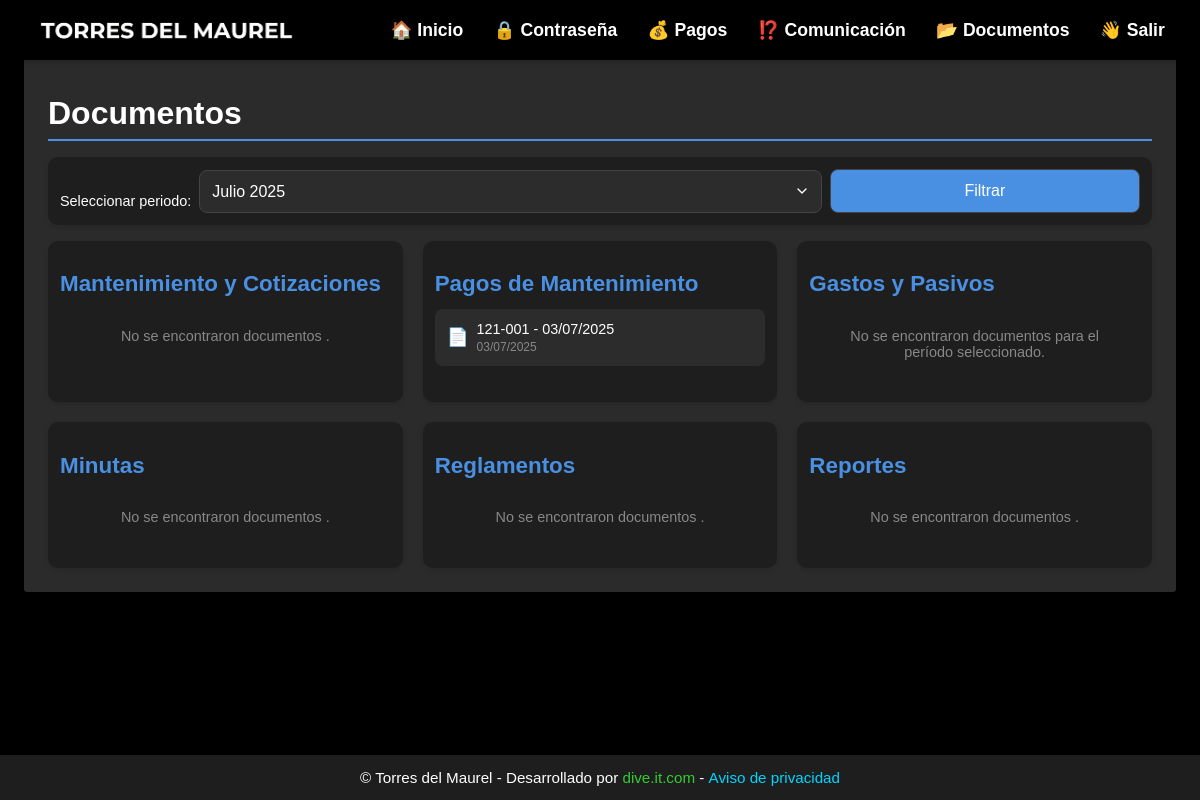
The page /documentos/ (signed in) on the database as committed earlier.
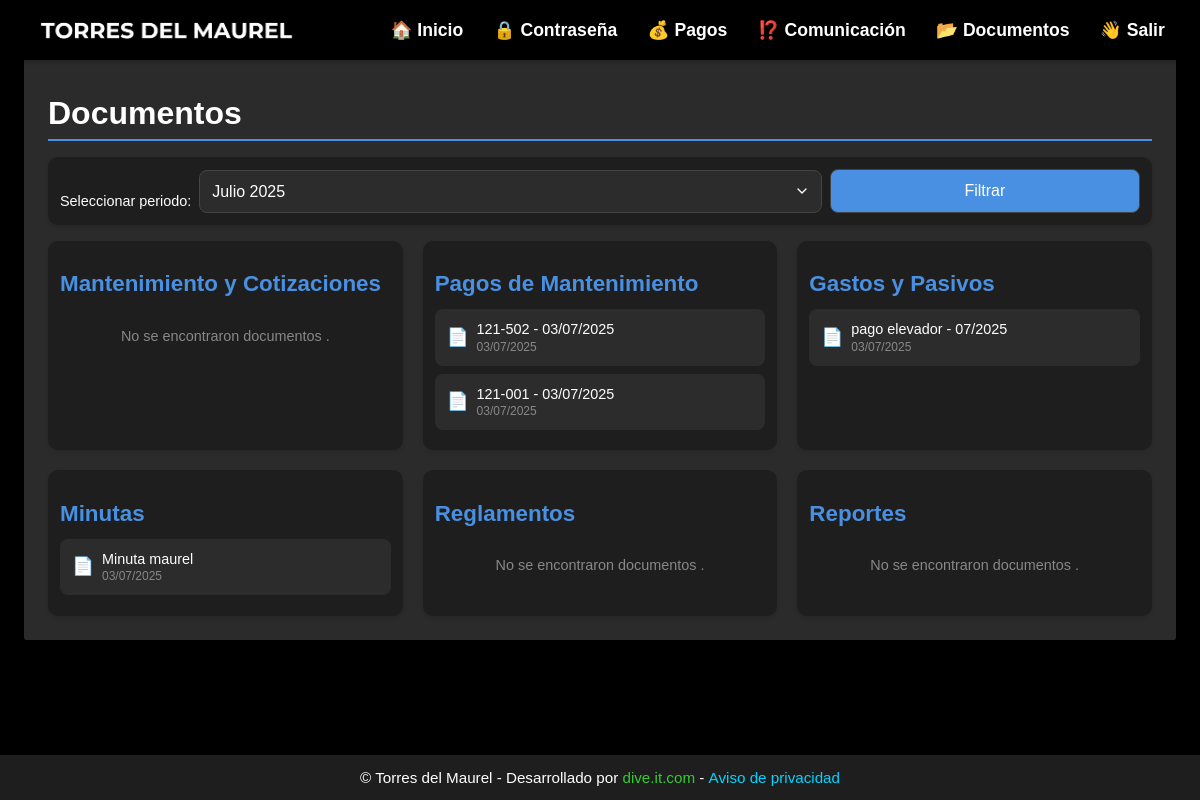
The same page on the database as committed later.
### website/models.py (models this page shows, shortened)
class Document(models.Model):
    DOCUMENT_TYPES = [
        ('mantenimiento', 'Mantenimiento y Cotizaciones'),
        ('pagos_mantenimiento', 'Pagos de Mantenimiento'),  # ADD THIS LINE
        ('gastos_pasivos', 'Gastos y Pasivos'),  # ADD THIS LINE IF NOT EXISTS
        ('minutas', 'Minutas'),
        ('reglamentos', 'Reglamentos'),
        ('reportes', 'Reportes'),
    ]
    title = models.CharField(max_length=255)
    document_type = models.CharField(max_length=50, choices=DOCUMENT_TYPES)
    file = models.FileField(upload_to='documents/')
    upload_date = models.DateTimeField(auto_now_add=True)
    date = models.DateField()  # The date associated with the document
    uploaded_by = models.ForeignKey(settings.AUTH_USER_MODEL, on_delete=models.SET_NULL, null=True)
    class Meta:
        ordering = ['-date', '-upload_date']

class CustomUser(AbstractUser):
    apartment_number = models.CharField(max_length=7, unique=True, null=True, blank=True)
    email = models.EmailField(unique=True)
    phone_number = models.CharField(max_length=15, blank=True, null=True)
    is_first_login = models.BooleanField(default=True)
    is_debtor = models.BooleanField(default=False)
    groups = models.ManyToManyField(
        Group,
        verbose_name='groups',
        blank=True,
        help_text='The groups this user belongs to.',
        related_name='customuser_set',
        related_query_name='customuser',
    )
    user_permissions = models.ManyToManyField(
        Permission,
        verbose_name='user permissions',
        blank=True,
        help_text='Specific permissions for this user.',
        related_name='customuser_set',
        related_query_name='customuser',
    )

### website/views.py (the view)
# urls.py: path('documentos/', views.documentos, name='documentos'),
@login_required
def documentos(request):
    documents = Document.objects.all()
    start_date = timezone.datetime(2025, 1, 1).date()
    end_date = start_date + relativedelta(years=5, months=-1)
    current_date = timezone.now().date()
    selected_date = request.GET.get('date')
    if selected_date:
        selected_year, selected_month = map(int, selected_date.split('-'))
        selected_date = timezone.datetime(selected_year, selected_month, 1).date()
    else:
        selected_date = current_date
        selected_year, selected_month = selected_date.year, selected_date.month
    filtered_documents = documents.filter(
        date__year=selected_year,
        date__month=selected_month
    )
    date_range = []
    current = start_date
    while current <= end_date:
        date_range.append((current.year, current.month))
        current += relativedelta(months=1)
    grouped_documents = {
        'mantenimiento': documents.filter(document_type='mantenimiento'),
        'pagos_mantenimiento': filtered_documents.filter(document_type='pagos_mantenimiento'),
        'gastos_pasivos': filtered_documents.filter(document_type='gastos_pasivos'),  # This should show filtered expenses
        'minutas': documents.filter(document_type='minutas'),
        'reglamentos': documents.filter(document_type='reglamentos'),
        'reportes': documents.filter(document_type='reportes'),
    }
    print(f"DEBUG - Total gastos_pasivos documents: {documents.filter(document_type='gastos_pasivos').count()}")
    print(f"DEBUG - Filtered gastos_pasivos documents for {selected_month}/{selected_year}: {grouped_documents['gastos_pasivos'].count()}")
    if grouped_documents['gastos_pasivos'].count() == 0:
        all_gastos_dates = documents.filter(document_type='gastos_pasivos').values_list('date', flat=True)
        print(f"DEBUG - All gastos_pasivos document dates: {list(all_gastos_dates)}")
    document_type_headers = {
        'mantenimiento': 'Mantenimiento y Cotizaciones',
        'pagos_mantenimiento': 'Pagos de Mantenimiento',
        'gastos_pasivos': 'Gastos y Pasivos',
        'minutas': 'Minutas',
        'reglamentos': 'Reglamentos',
        'reportes': 'Reportes',
    }
    context = {
        'grouped_documents': grouped_documents,
        'document_type_headers': document_type_headers,
        'selected_year': selected_year,
        'selected_month': selected_month,
        'selected_date': selected_date,
        'date_range': date_range,
        'debug_total_gastos': documents.filter(document_type='gastos_pasivos').count(),
        'debug_filtered_gastos': grouped_documents['gastos_pasivos'].count(),
    }
    return render(request, 'documentos.html', context)

### website/templatetags/custom_filters.py (called while the page is built)
@register.filter
def get_item(dictionary, key):
    return dictionary.get(key)

### website/templates/documentos.html (shortened to what this page needs)
{% extends "base.html" %}
{% load static %}
{% load custom_filters %}
{% block extra_css %}
<link rel="stylesheet" href="{% static 'css/documentos.css' %}">
{% endblock %}
{% block content %}
<div class="documentos-container">
    <h1>Documentos</h1>
    <div class="filter-controls">
        <form method="get">
            <label for="date-filter">Seleccionar periodo:</label>
            <select id="date-filter" name="date">
                {% for year, month in date_range %}
                    {% with month|stringformat:"02d" as month_string %}
                        <option value="{{ year }}-{{ month_string }}" {% if year == selected_year and month == selected_month %}selected{% endif %}>
                            {% if month_string == "01" %}Enero {{ year }}
                            {% elif month_string == "02" %}Febrero {{ year }}
                            {% elif month_string == "03" %}Marzo {{ year }}
                            {% elif month_string == "04" %}Abril {{ year }}
                            {% elif month_string == "05" %}Mayo {{ year }}
                            {% elif month_string == "06" %}Junio {{ year }}
                            {% elif month_string == "07" %}Julio {{ year }}
                            {% elif month_string == "08" %}Agosto {{ year }}
                            {% elif month_string == "09" %}Septiembre {{ year }}
                            {% elif month_string == "10" %}Octubre {{ year }}
                            {% elif month_string == "11" %}Noviembre {{ year }}
                            {% elif month_string == "12" %}Diciembre {{ year }}
                            {% endif %}
                        </option>
                    {% endwith %}
                {% endfor %}
            </select>
            <button type="submit">Filtrar</button>
        </form>
    </div>
    <div class="documents-sections">
        {% for section_name, documents in grouped_documents.items %}
            <div id="{{ section_name }}" class="section document-section">
                <h2>{{ document_type_headers|get_item:section_name }}</h2>
                {% if documents %}
                    <div class="document-list">
                        {% for doc in documents %}
                            <div class="document-item">
                                <a href="{{ doc.file.url }}" class="document-link" target="_blank">
                                    <span class="document-icon">📄</span>
                                    <span class="document-info">
                                        {% if section_name == 'pagos_mantenimiento' %}
                                            <span class="document-title">{{ doc.uploaded_by.username }} - {{ doc.date|date:"d/m/Y" }}</span>
                                        {% elif section_name == 'gastos_pasivos' %}
                                            <span class="document-title">{{ doc.title }}</span>
                                        {% else %}
                                            <span class="document-title">{{ doc.title }}</span>
                                        {% endif %}
                                        <span class="document-date">{{ doc.date|date:"d/m/Y" }}</span>
                                    </span>
                                </a>
                            </div>
                        {% endfor %}
                    </div>
                {% else %}
                    <p class="no-documents">No se encontraron documentos {% if section_name == 'pagos_mantenimiento' or section_name == 'gastos_pasivos' %}para el período seleccionado{% endif %}.</p>
                {% endif %}
            </div>
        {% endfor %}
    </div>
</div>
{% endblock %}

Rows that differ between the two databases and show on the page:
added Document: uploaded_by.username "121-502", date "03/07/2025", shown under "Pagos de Mantenimiento"
added Document: title "pago elevador - 07/2025", date "03/07/2025", shown under "Gastos y Pasivos"
added Document: title "Minuta maurel", date "03/07/2025", shown under "Minutas"
Other text that changed with them:
list line gone: "No se encontraron documentos para el período seleccionado ."
list line gone: "No se encontraron documentos ."
